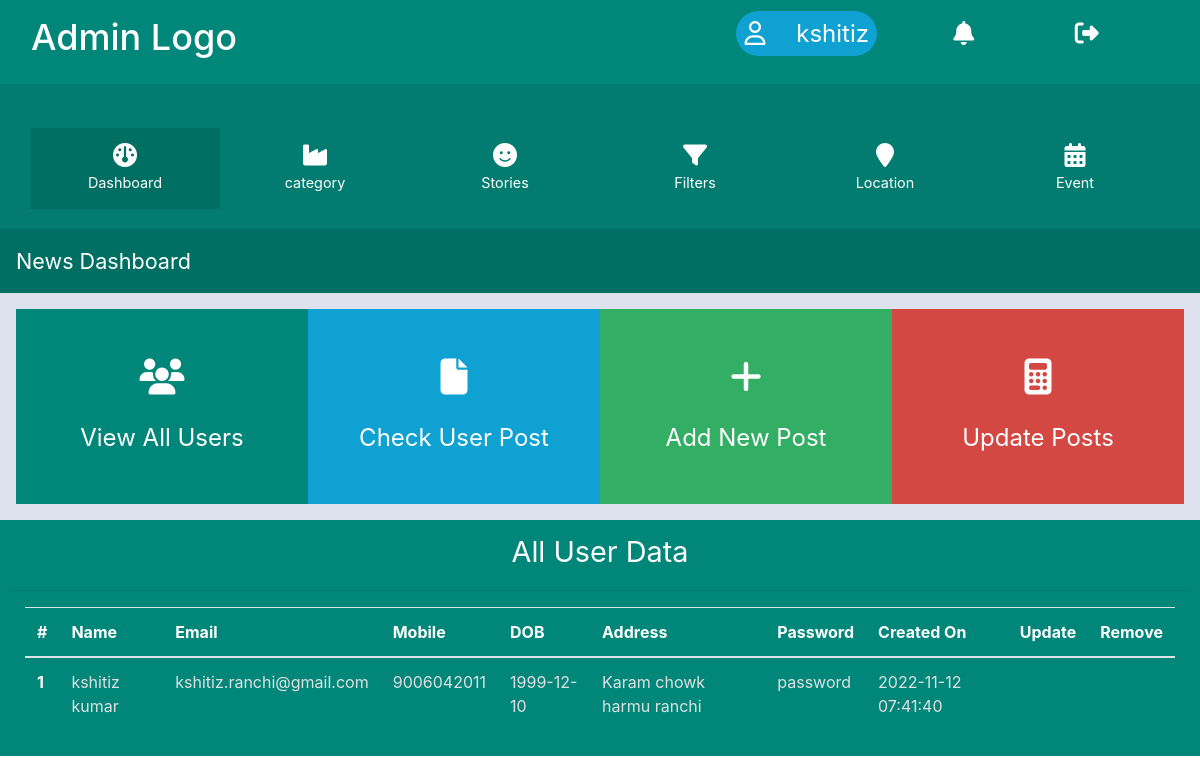
Screenshot of /admin/dashboard.php with the database file from the repository.
### tables this page shows
CREATE TABLE `user` (
  `id` int(11) NOT NULL,
  `name` varchar(255) NOT NULL,
  `email` varchar(255) NOT NULL,
  `mobile` varchar(255) NOT NULL,
  `dob` varchar(255) NOT NULL,
  `address` varchar(255) NOT NULL,
  `password` varchar(255) NOT NULL,
  `creation_date` timestamp NOT NULL DEFAULT current_timestamp()
);

### admin/admin_class1.php (called while the page is built, shortened)
<?php
class class1
{
	public function getalluser()
	{
		include'../db.php';
		$query="SELECT * FROM `user`";
		$run= mysqli_query($connect,$query);
		$count= mysqli_num_rows($run);
		if($count>0)
		{
			while($data= mysqli_fetch_array($run))
			{
				$data2[]= $data;
			}
			return $data2;
		}
		else
		{
			return 0;
		}
	}
}
 ?>

### admin/dashboard.php (the view, shortened to what this page needs)
<?php
include'header.php';
include'admin_class1.php';
$class1= new class1();
?>
    <div style="background-color: #006f63;" class=" container-fluid text-left pageid p-3">
      <span>News Dashboard</span>
    </div>
    <section style="background-color: #dee2ee;" class="p-3">
      <div class="container-fluid">
        <div class="row">
          <div class="col-sm-3 col-3 menu1">
            <div class="text-center">
              <i class="fa-solid fa-users"></i><br><br>
              <span>View All Users</span>
              <br><br><br>
            </div>
          </div>
           <div class="col-sm-3 col-3 menu2">
            <div class="text-center">
              <a href="check_user_post.php"><i class="fa-sharp fa-solid fa-file"></i><br><br>
              <span>Check User Post </span></a>
              <br><br><br>
            </div>
          </div>
          <div class="col-sm-3 col-3 menu3">
            <div class="text-center">
              <i class="fa-solid fa-plus"></i><br><br>
              <span>Add New Post </span>
              <br><br><br>
            </div>
          </div>
          <div class="col-sm-3 col-3 menu4">
            <div class="text-center">
             <a href="update_post.php"><i class="fa-solid fa-calculator"></i><br><br>
              <span>Update Posts </span></a>
              <br><br><br>
            </div>
          </div>
        </div>
      </div>
    </section>
    <section style="background-color: #00877a; padding: 10px;">
      <div class="container-fluid text-center label">
      <span>All User Data</span>
      </div>
      <hr>
      <div class="container-fluid">
              <table class="table">
                <thead>
                  <tr>
                    <th scope="col">#</th>
                    <th scope="col">Name</th>
                    <th scope="col">Email</th>
                    <th scope="col">Mobile</th>
                    <th scope="col">DOB</th>
                    <th scope="col">Address</th>
                    <th scope="col">Password</th>
                    <th scope="col">Created On</th>
                    <th scope="col">Update</th>
                    <th scope="col">Remove</th>
                  </tr>
                </thead>
                <tbody>
                  <tr>
                    <?php
                    $data= $class1->getalluser();
                    foreach ($data as $key ) {
                      ?>
                          <th scope="row"><?php echo $key['id']; ?></th>
                            <td><?php echo $key['name']; ?></td>
                            <td><?php echo $key['email']; ?></td>
                            <td><?php echo $key['mobile']; ?></td>
                            <td><?php echo $key['dob']; ?></td>
                            <td><?php echo $key['address']; ?></td>
                            <td><?php echo $key['password']; ?></td>
                            <td><?php echo $key['creation_date']; ?></td>
                      <?php
                    }
                    ?>
                  </tr>
                </tbody>
              </table>
      </div>
    </section>
<?php
include'footer.php';
?>

### admin/style.css (style rules this page uses)
.menu1 { background-color: #00877a; }
.menu1 span { font-size: 2vw; padding-bottom: 50px; color:white; }
.menu1 i { font-size: 3vw; padding-top: 50px; color:white; }
.menu2 { background-color: #0ea1d2; }
.menu2 span { font-size: 2vw; padding-bottom: 50px; color:white; }
.menu2 i { font-size: 3vw; padding-top: 50px; color:white; }
.menu3 { background-color: #33af65; }
.menu3 span { font-size: 2vw; padding-bottom: 50px; color:white; }
.menu3 i { font-size: 3vw; padding-top: 50px; color:white; }
.menu4 { background-color: #d44843; }
.menu4 span { font-size: 2vw; padding-bottom: 50px; color:white; }
.menu4 i { font-size: 3vw; padding-top: 50px; color:white; }
.label span { font-size: 2.4vw; color: white; }
.table th { color: white; }
.table td { color: #e1e1e2; }

### rows the page displays
user: id "1", name "kshitiz kumar", email "kshitiz.ranchi@gmail.com", mobile "9006042011", dob "1999-12-10", address "Karam chowk harmu ranchi", password "password", creation_date "2022-11-12 07:41:40"
